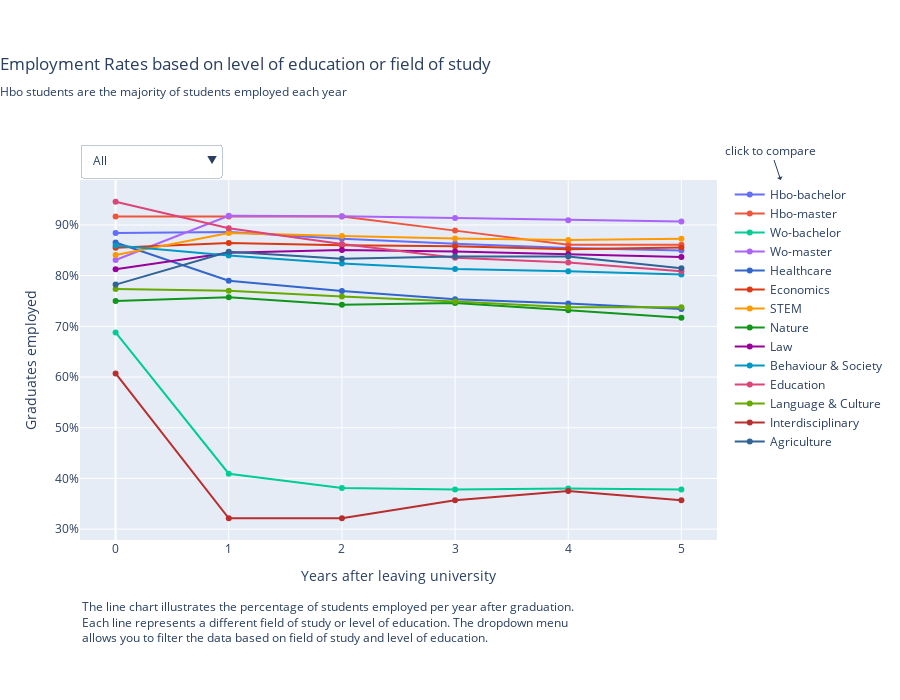

The notebook cell saved with this chart:
### Markdown cell above
## Employment rate

### Code cell
%run ../notebooks/linechart_jobmarket.ipynb

### Figure 1 — Plotly figure (JSON) as saved in the notebook; plotly's stock layout.template omitted (floating-point values rounded to 4 significant figures)
{"data": [{"hovertemplate": "%{meta}<br>%{x} years after graduation <br>Employed: %{y:.0f}%<extra></extra>", "meta": "Hbo-bachelor", "mode": "lines+markers", "name": "Hbo-bachelor", "type": "scatter", "x": [0, 1, 2, 3, 4, 5], "y": [88.4, 88.62, 87.31, 86.28, 85.45, 84.97]}, {"hovertemplate": "%{meta}<br>%{x} years after graduation <br>Employed: %{y:.0f}%<extra></extra>", "meta": "Hbo-master", "mode": "lines+markers", "name": "Hbo-master", "type": "scatter", "x": [0, 1, 2, 3, 4, 5], "y": [91.67, 91.67, 91.67, 88.89, 86.11, 86.11]}, {"hovertemplate": "%{meta}<br>%{x} years after graduation <br>Employed: %{y:.0f}%<extra></extra>", "meta": "Wo-bachelor", "mode": "lines+markers", "name": "Wo-bachelor", "type": "scatter", "x": [0, 1, 2, 3, 4, 5], "y": [68.79, 40.93, 38.12, 37.8, 38.01, 37.8]}, {"hovertemplate": "%{meta}<br>%{x} years after graduation <br>Employed: %{y:.0f}%<extra></extra>", "meta": "Wo-master", "mode": "lines+markers", "name": "Wo-master", "type": "scatter", "x": [0, 1, 2, 3, 4, 5], "y": [83.1, 91.8, 91.72, 91.38, 90.92, 90.66]}, {"hovertemplate": "%{meta}<br>%{x} years after graduation <br>Employed: %{y:.0f}%<extra></extra>", "line": {"color": "#3366CC"}, "meta": "Healthcare", "mode": "lines+markers", "name": "Healthcare", "type": "scatter", "x": [0, 1, 2, 3, 4, 5], "y": [86.54, 78.98, 76.98, 75.32, 74.5, 73.44]}, {"hovertemplate": "%{meta}<br>%{x} years after graduation <br>Employed: %{y:.0f}%<extra></extra>", "line": {"color": "#DC3912"}, "meta": "Economics", "mode": "lines+markers", "name": "Economics", "type": "scatter", "x": [0, 1, 2, 3, 4, 5], "y": [85.53, 86.46, 85.99, 85.81, 85.2, 85.57]}, {"hovertemplate": "%{meta}<br>%{x} years after graduation <br>Employed: %{y:.0f}%<extra></extra>", "line": {"color": "#FF9900"}, "meta": "STEM", "mode": "lines+markers", "name": "STEM", "type": "scatter", "x": [0, 1, 2, 3, 4, 5], "y": [84.08, 88.41, 87.84, 87.35, 87.02, 87.27]}, {"hovertemplate": "%{meta}<br>%{x} years after graduation <br>Employed: %{y:.0f}%<extra></extra>", "line": {"color": "#109618"}, "meta": "Nature", "mode": "lines+markers", "name": "Nature", "type": "scatter", "x": [0, 1, 2, 3, 4, 5], "y": [75, 75.74, 74.26, 74.63, 73.16, 71.69]}, {"hovertemplate": "%{meta}<br>%{x} years after graduation <br>Employed: %{y:.0f}%<extra></extra>", "line": {"color": "#990099"}, "meta": "Law", "mode": "lines+markers", "name": "Law", "type": "scatter", "x": [0, 1, 2, 3, 4, 5], "y": [81.25, 84.51, 85.05, 84.78, 84.24, 83.7]}, {"hovertemplate": "%{meta}<br>%{x} years after graduation <br>Employed: %{y:.0f}%<extra></extra>", "line": {"color": "#0099C6"}, "meta": "Behaviour & Society", "mode": "lines+markers", "name": "Behaviour & Society", "type": "scatter", "x": [0, 1, 2, 3, 4, 5], "y": [85.96, 83.97, 82.4, 81.31, 80.88, 80.22]}, {"hovertemplate": "%{meta}<br>%{x} years after graduation <br>Employed: %{y:.0f}%<extra></extra>", "line": {"color": "#DD4477"}, "meta": "Education", "mode": "lines+markers", "name": "Education", "type": "scatter", "x": [0, 1, 2, 3, 4, 5], "y": [94.58, 89.36, 86.27, 83.56, 82.59, 80.85]}, {"hovertemplate": "%{meta}<br>%{x} years after graduation <br>Employed: %{y:.0f}%<extra></extra>", "line": {"color": "#66AA00"}, "meta": "Language & Culture", "mode": "lines+markers", "name": "Language & Culture", "type": "scatter", "x": [0, 1, 2, 3, 4, 5], "y": [77.36, 77.04, 75.9, 74.92, 73.78, 73.78]}, {"hovertemplate": "%{meta}<br>%{x} years after graduation <br>Employed: %{y:.0f}%<extra></extra>", "line": {"color": "#B82E2E"}, "meta": "Interdisciplinary", "mode": "lines+markers", "name": "Interdisciplinary", "type": "scatter", "x": [0, 1, 2, 3, 4, 5], "y": [60.71, 32.14, 32.14, 35.71, 37.5, 35.71]}, {"hovertemplate": "%{meta}<br>%{x} years after graduation <br>Employed: %{y:.0f}%<extra></extra>", "line": {"color": "#316395"}, "meta": "Agriculture", "mode": "lines+markers", "name": "Agriculture", "type": "scatter", "x": [0, 1, 2, 3, 4, 5], "y": [78.24, 84.72, 83.33, 83.8, 83.8, 81.48]}], "layout": {"annotations": [{"align": "left", "font": {"size": 12}, "showarrow": false, "text": "The line chart illustrates the percentage of students employed per year after graduation.<br>Each line represents a different field of study or level of education. The dropdown menu<br>allows you to filter the data based on field of study and level of education.", "x": 0, "xanchor": "left", "xref": "paper", "y": -0.3, "yanchor": "bottom", "yref": "paper"}, {"arrowhead": 1, "font": {"size": 12}, "showarrow": true, "text": "click to compare", "x": 1.1, "xanchor": "center", "xref": "paper", "y": 1, "yref": "paper"}], "height": 700, "margin": {"b": 160, "t": 180}, "title": {"text": "Employment Rates based on level of education or field of study<br><sub>Hbo students are the majority of students employed each year</sub>", "x": 0, "xanchor": "left", "y": 0.9, "yanchor": "bottom"}, "updatemenus": [{"active": 0, "buttons": [{"args": [{"visible": [true, true, true, true, true, true, true, true, true, true, true, true, true, true]}, {"title": "Employment Rates based on level of education or field of study"}], "label": "All", "method": "update"}, {"args": [{"visible": [true, true, true, true, false, false, false, false, false, false, false, false, false, false]}, {"title": "Employment rate based on level of education"}], "label": "Level of education", "method": "update"}, {"args": [{"visible": [false, false, false, false, true, true, true, true, true, true, true, true, true, true]}, {"title": "Employment rate based on field of study"}], "label": "Field of study", "method": "update"}], "x": 0, "xanchor": "left", "y": 1.1, "yanchor": "top"}], "xaxis": {"title": {"text": "Years after leaving university"}}, "yaxis": {"tickformat": ",.", "ticksuffix": "%", "title": {"text": "Graduates employed"}, "type": "linear"}}}
